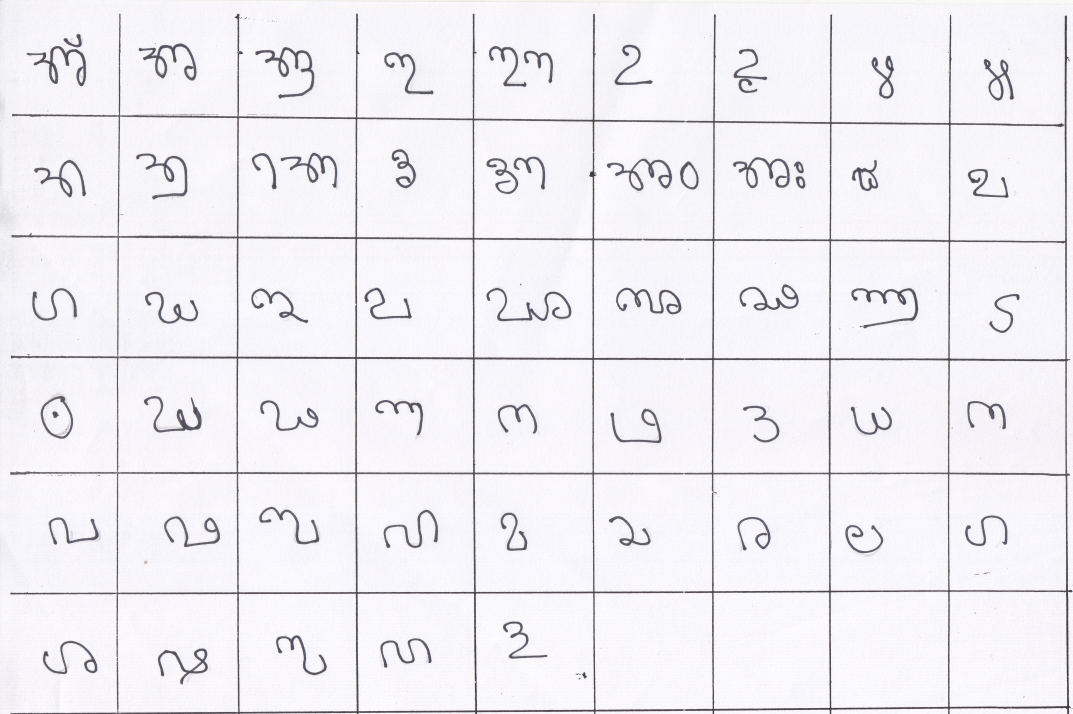
#> input picture images/image1.jpg, 3217 x 2142 px, found by its file name (shown at 1/3 size); its folder holds only this picture in this run
$ jupyter execute --allow-errors code.ipynb
#> lines starting #> are read from the running program, lines starting #| are printed output that depends on the picture
[cell 1]
# code for preprocessing

[cell 2]
import cv2
import os

def preprocess_image(image_path, output_directory):
    # Load the image
#> called with image_path = 'Images/image1.jpg', output_directory = 'preprocessed_images1'
    img = cv2.imread(image_path)
#> img is the input picture: shape (2142, 3217, 3); mean B, G, R 243.2, 238.2, 239.8

    # Convert the image to grayscale
    gray_img = cv2.cvtColor(img, cv2.COLOR_BGR2GRAY)

    # Normalize the size (assuming desired size is 300x300 pixels)
    new_height = 500
    new_width = 500
    normalized_img = cv2.resize(gray_img, (new_width, new_height))
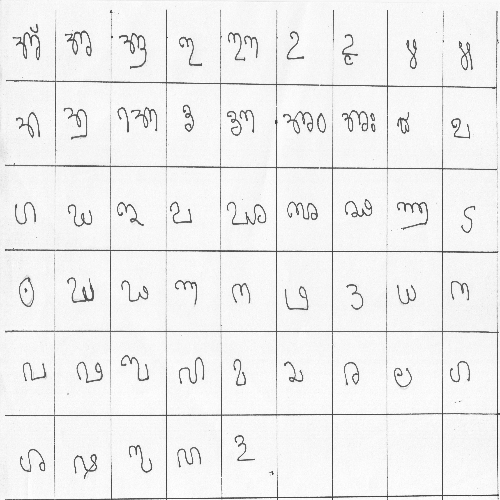
#> normalized_img: shape (500, 500); min 54, max 255, mean 239.4

    # Remove noise using GaussianBlur
    blurred_img = cv2.GaussianBlur(normalized_img, (5, 5), 0)
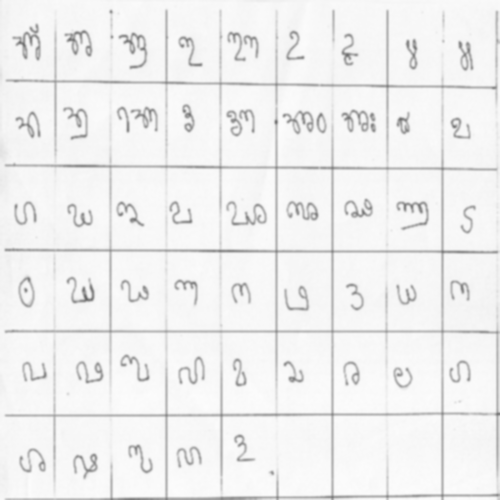
#> blurred_img: shape (500, 500); min 105, max 253, mean 239.4

    # Save the preprocessed image
    output_path = os.path.join(output_directory, os.path.basename(image_path))
    cv2.imwrite(output_path, blurred_img)

    return output_path

# Set the input and output directories
input_directory = 'Images'
output_directory = 'preprocessed_images1'
os.makedirs(output_directory, exist_ok=True)

# Process all images in the input directory
for filename in os.listdir(input_directory):
    if filename.endswith(".jpg"):  # Assuming all images are in PNG format
        image_path = os.path.join(input_directory, filename)
        preprocess_image(image_path, output_directory)

print("Preprocessing complete.")

folder creation

[cell 3]
from PIL import Image
import os

def extract_characters(main_folder, output_directory, num_rows, num_cols):
    # Create a dictionary to store characters by row and column
    characters_dict = {}

    for filename in os.listdir(main_folder):
        if filename.lower().endswith(('.png', '.jpg', '.jpeg')):
            image_path = os.path.join(main_folder, filename)
            characters_dict = extract_characters_from_image(image_path, characters_dict, num_rows, num_cols)

    # Save characters to the output directory
    save_characters(output_directory, characters_dict)

# [27 lines left out: function extract_characters_from_image, not called in this run]

def save_characters(output_directory, characters_dict):
#> called with output_directory = 'output_gray_images1'
    for key, characters_list in characters_dict.items():
        row, col = key
        row_col_folder = os.path.join(output_directory, f"row_{row}col{col}")
        os.makedirs(row_col_folder, exist_ok=True)

        for idx, character in enumerate(characters_list, start=1):
            character.save(os.path.join(row_col_folder, f"character_{idx}.png"))

# Example usage with main folder and output directory
main_folder_path = 'preprocessed_images1'
output_directory = 'output_gray_images1'
num_rows = 6
num_cols = 9

# Extract characters from all images in the main folder
extract_characters(main_folder_path, output_directory, num_rows, num_cols)
